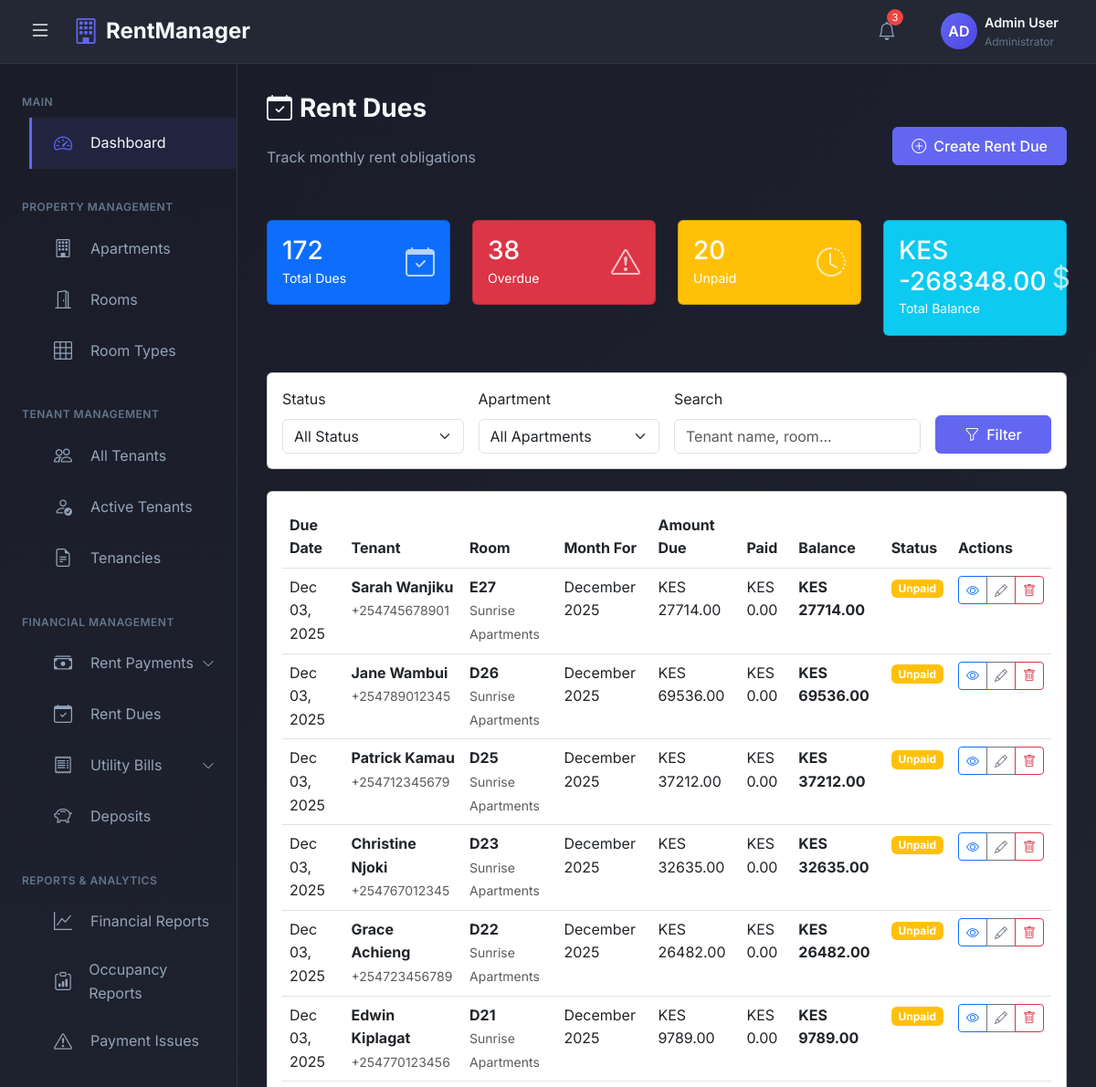
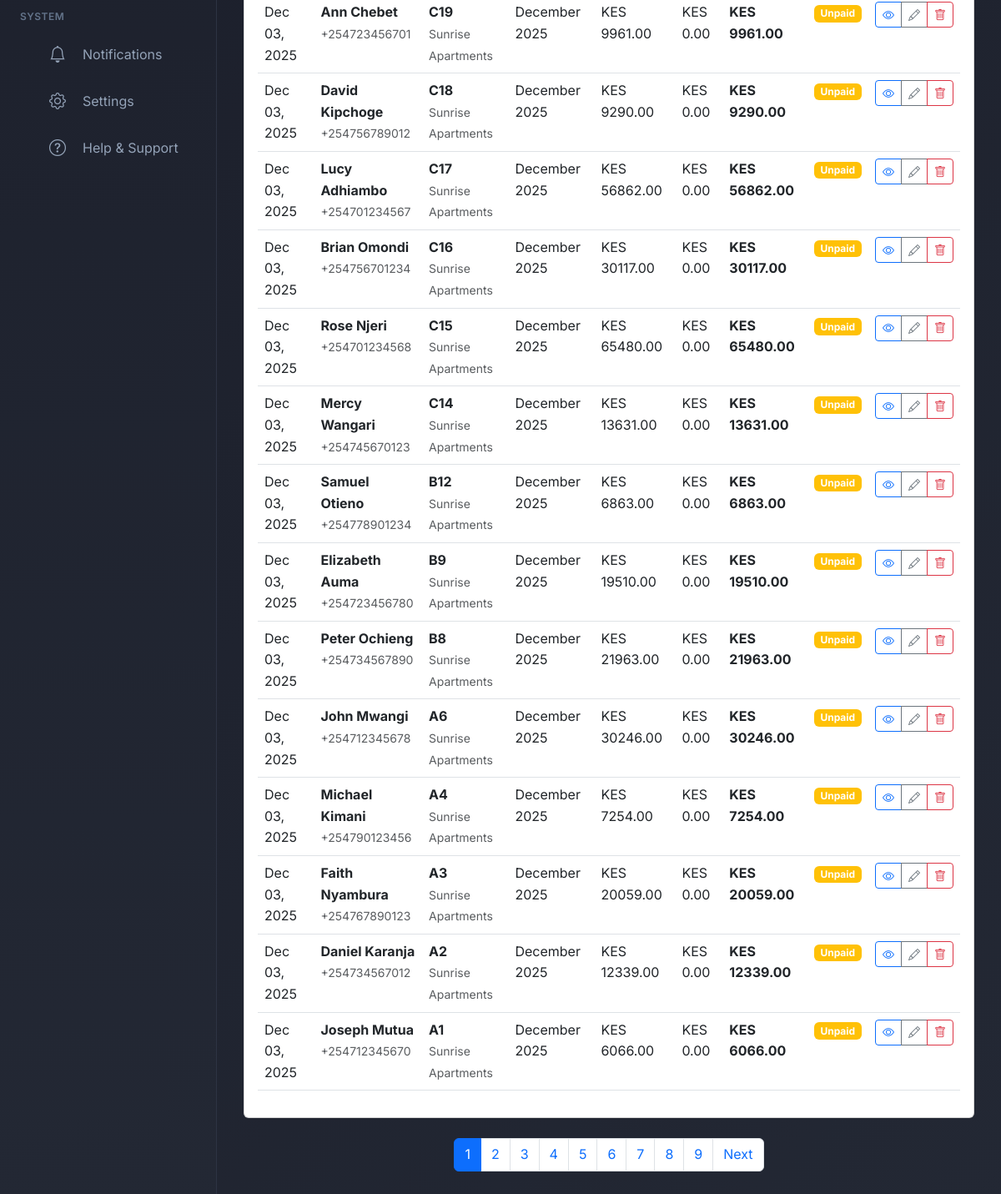
The page /payments/dues/ (signed in) on the database its author committed (2 pictures, top to bottom).
### rental_app/models.py (models this page shows, shortened)
class RentDue(models.Model):
    DUE_STATUS = (
        ('paid', 'Paid'),
        ('partially_paid', 'Partially Paid'),
        ('unpaid', 'Unpaid'),
        ('overdue', 'Overdue'),
    )
    tenancy = models.ForeignKey(Tenancy, on_delete=models.PROTECT, related_name='rent_dues')
    tenant = models.ForeignKey(User, on_delete=models.PROTECT, related_name='rent_dues')  # Denormalized for history
    due_date = models.DateField()  # Always 3rd of each month
    month_for = models.DateField()  # The month this rent is for
    amount_due = models.DecimalField(max_digits=10, decimal_places=2, validators=[MinValueValidator(0)])
    amount_paid = models.DecimalField(max_digits=10, decimal_places=2, default=0.00)
    balance = models.DecimalField(max_digits=10, decimal_places=2, default=0.00)
    status = models.CharField(max_length=20, choices=DUE_STATUS, default='unpaid')
    reported_to_office = models.BooleanField(default=False)
    report_date = models.DateTimeField(null=True, blank=True)
    report_notes = models.TextField(blank=True)
    is_deleted = models.BooleanField(default=False)
    deleted_at = models.DateTimeField(null=True, blank=True)
    created_at = models.DateTimeField(auto_now_add=True)
    updated_at = models.DateTimeField(auto_now=True)
    class Meta:
        unique_together = ('tenancy', 'month_for')
        ordering = ['-due_date']
        indexes = [
            models.Index(fields=['tenant', 'status']),
            models.Index(fields=['due_date', 'status']),
        ]

class User(AbstractUser):
    USER_TYPE_CHOICES = (
        ('admin', 'Admin'),
        ('tenant', 'Tenant'),
    )
    USER_STATUS = (
        ('active', 'Active'),
        ('inactive', 'Inactive'),
        ('archived', 'Archived'),  # For moved out tenants
    )
    user_type = models.CharField(max_length=10, choices=USER_TYPE_CHOICES)
    user_status = models.CharField(max_length=20, choices=USER_STATUS, default='active')
    phone_number = models.CharField(max_length=15, unique=True)
    national_id = models.CharField(max_length=20, unique=True, null=True, blank=True)
    profile_picture = models.ImageField(upload_to='profiles/', null=True, blank=True)
    is_deleted = models.BooleanField(default=False)
    deleted_at = models.DateTimeField(null=True, blank=True)
    created_at = models.DateTimeField(auto_now_add=True)
    updated_at = models.DateTimeField(auto_now=True)

class Tenancy(models.Model):
    TENANCY_STATUS = (
        ('active', 'Active'),
        ('terminated', 'Terminated'),
        ('suspended', 'Suspended'),
        ('switched', 'Switched Room'),  # When tenant moves to another room
    )
    TERMINATION_REASON = (
        ('vacated', 'Tenant Vacated'),
        ('evicted', 'Evicted'),
        ('room_switch', 'Switched to Another Room'),
        ('other', 'Other'),
    )
    tenant = models.ForeignKey(User, on_delete=models.PROTECT, related_name='tenancies', limit_choices_to={'user_type': 'tenant'})
    room = models.ForeignKey(Room, on_delete=models.PROTECT, related_name='tenancies')
    apartment = models.ForeignKey(Apartment, on_delete=models.PROTECT, related_name='tenancies')  # Denormalized for easy querying
    start_date = models.DateField()
    end_date = models.DateField(null=True, blank=True)
    deposit_paid = models.DecimalField(max_digits=10, decimal_places=2, default=0.00)
    deposit_refunded = models.BooleanField(default=False)
    deposit_refund_amount = models.DecimalField(max_digits=10, decimal_places=2, default=0.00, null=True, blank=True)
    deposit_deduction_reason = models.TextField(blank=True)  # Why deposit was partially refunded
    status = models.CharField(max_length=20, choices=TENANCY_STATUS, default='active')
    termination_reason = models.CharField(max_length=20, choices=TERMINATION_REASON, null=True, blank=True)
    move_in_condition = models.TextField(blank=True)
    move_out_condition = models.TextField(blank=True)
    switched_to_tenancy = models.ForeignKey('self', on_delete=models.SET_NULL, null=True, blank=True, related_name='previous_tenancy')
    switched_from_tenancy = models.ForeignKey('self', on_delete=models.SET_NULL, null=True, blank=True, related_name='next_tenancy')
    is_deleted = models.BooleanField(default=False)
    deleted_at = models.DateTimeField(null=True, blank=True)
    created_at = models.DateTimeField(auto_now_add=True)
    updated_at = models.DateTimeField(auto_now=True)
    class Meta:
        verbose_name_plural = 'Tenancies'
        ordering = ['-start_date']
        indexes = [
            models.Index(fields=['tenant', 'status']),
            models.Index(fields=['apartment', 'status']),
        ]

class Room(models.Model):
    ROOM_STATUS = (
        ('available', 'Available'),
        ('occupied', 'Occupied'),
        ('maintenance', 'Under Maintenance'),
    )
    apartment = models.ForeignKey(Apartment, on_delete=models.CASCADE, related_name='rooms')
    room_number = models.CharField(max_length=10)  # e.g., A1, B2, C3
    room_type = models.ForeignKey(RoomType, on_delete=models.PROTECT)
    floor_number = models.IntegerField(validators=[MinValueValidator(0)])
    has_balcony = models.BooleanField(default=False)
    has_shower = models.BooleanField(default=True)
    has_kitchen_unit = models.BooleanField(default=True)
    has_clothes_cabinet = models.BooleanField(default=True)
    monthly_rent = models.DecimalField(max_digits=10, decimal_places=2, validators=[MinValueValidator(0)])
    deposit_amount = models.DecimalField(max_digits=10, decimal_places=2, validators=[MinValueValidator(0)])
    status = models.CharField(max_length=20, choices=ROOM_STATUS, default='available')
    created_at = models.DateTimeField(auto_now_add=True)
    updated_at = models.DateTimeField(auto_now=True)
    class Meta:
        unique_together = ('apartment', 'room_number')
        ordering = ['floor_number', 'room_number']

class Apartment(models.Model):
    name = models.CharField(max_length=200)
    owner = models.ForeignKey(User, on_delete=models.CASCADE, related_name='apartments', limit_choices_to={'user_type': 'admin'})
    location = models.CharField(max_length=300)
    total_floors = models.IntegerField(validators=[MinValueValidator(1)])
    description = models.TextField(blank=True)
    water_rate_per_unit = models.DecimalField(max_digits=10, decimal_places=2, default=0.00)
    created_at = models.DateTimeField(auto_now_add=True)
    updated_at = models.DateTimeField(auto_now=True)

### rental_app/views.py (the view)
# urls.py: path('payments/dues/', views.rent_dues_list, name='rent_dues_list'),
@login_required
def rent_dues_list(request):
    if request.user.user_type != 'admin':
        messages.error(request, 'Access denied.')
        return redirect('dashboard')
    status_filter = request.GET.get('status', '')
    apartment_filter = request.GET.get('apartment', '')
    search_query = request.GET.get('search', '')
    dues = RentDue.objects.filter(is_deleted=False).select_related(
        'tenant', 'tenancy', 'tenancy__room', 'tenancy__apartment'
    )
    if status_filter:
        dues = dues.filter(status=status_filter)
    if apartment_filter:
        dues = dues.filter(tenancy__apartment_id=apartment_filter)
    if search_query:
        dues = dues.filter(
            Q(tenant__first_name__icontains=search_query) |
            Q(tenant__last_name__icontains=search_query) |
            Q(tenancy__room__room_number__icontains=search_query)
        )
    total_dues = dues.count()
    overdue_count = dues.filter(status='overdue').count()
    unpaid_count = dues.filter(status='unpaid').count()
    total_balance = dues.aggregate(total=Sum('balance'))['total'] or 0
    paginator = Paginator(dues.order_by('-due_date'), 20)
    page_number = request.GET.get('page')
    dues_page = paginator.get_page(page_number)
    apartments = Apartment.objects.filter(owner=request.user)
    context = {
        'dues': dues_page,
        'total_dues': total_dues,
        'overdue_count': overdue_count,
        'unpaid_count': unpaid_count,
        'total_balance': total_balance,
        'apartments': apartments,
        'status_filter': status_filter,
        'apartment_filter': apartment_filter,
        'search_query': search_query,
    }
    return render(request, 'payments/rent_dues_list.html', context)

### templates/payments/rent_dues_list.html (shortened to what this page needs)
{% extends 'admin_base.html' %}
{% block content %}
<div class="page-header d-flex justify-content-between align-items-center mb-4">
    <div>
        <h1 class="page-title">
            <i class="bi bi-calendar-check me-2"></i>Rent Dues
        </h1>
        <p class="page-subtitle">Track monthly rent obligations</p>
    </div>
    <a href="{% url 'rent_due_create' %}" class="btn btn-primary">
        <i class="bi bi-plus-circle me-2"></i>Create Rent Due
    </a>
</div>
<div class="row mb-4">
    <div class="col-md-3 mb-3">
        <div class="card bg-primary text-white">
            <div class="card-body">
                <div class="d-flex justify-content-between align-items-center">
                    <div>
                        <h3 class="mb-0">{{ total_dues }}</h3>
                        <small>Total Dues</small>
                    </div>
                    <i class="bi bi-calendar-check" style="font-size: 2rem; opacity: 0.7;"></i>
                </div>
            </div>
        </div>
    </div>
    <div class="col-md-3 mb-3">
        <div class="card bg-danger text-white">
            <div class="card-body">
                <div class="d-flex justify-content-between align-items-center">
                    <div>
                        <h3 class="mb-0">{{ overdue_count }}</h3>
                        <small>Overdue</small>
                    </div>
                    <i class="bi bi-exclamation-triangle" style="font-size: 2rem; opacity: 0.7;"></i>
                </div>
            </div>
        </div>
    </div>
    <div class="col-md-3 mb-3">
        <div class="card bg-warning text-white">
            <div class="card-body">
                <div class="d-flex justify-content-between align-items-center">
                    <div>
                        <h3 class="mb-0">{{ unpaid_count }}</h3>
                        <small>Unpaid</small>
                    </div>
                    <i class="bi bi-clock-history" style="font-size: 2rem; opacity: 0.7;"></i>
                </div>
            </div>
        </div>
    </div>
    <div class="col-md-3 mb-3">
        <div class="card bg-info text-white">
            <div class="card-body">
                <div class="d-flex justify-content-between align-items-center">
                    <div>
                        <h3 class="mb-0">KES {{ total_balance|floatformat:2 }}</h3>
                        <small>Total Balance</small>
                    </div>
                    <i class="bi bi-currency-dollar" style="font-size: 2rem; opacity: 0.7;"></i>
                </div>
            </div>
        </div>
    </div>
</div>
<div class="card mb-4">
    <div class="card-body">
        <form method="get" class="row g-3">
            <div class="col-md-3">
                <label class="form-label">Status</label>
                <select name="status" class="form-select">
                    <option value="">All Status</option>
                </select>
            </div>
            <div class="col-md-3">
                <label class="form-label">Apartment</label>
                <select name="apartment" class="form-select">
                    <option value="">All Apartments</option>
                </select>
            </div>
            <div class="col-md-4">
                <label class="form-label">Search</label>
                <input type="text" name="search" class="form-control"
                       placeholder="Tenant name, room..." value="{{ search_query }}">
            </div>
            <div class="col-md-2 d-flex align-items-end">
                <button type="submit" class="btn btn-primary w-100">
                    <i class="bi bi-funnel me-2"></i>Filter
                </button>
            </div>
        </form>
    </div>
</div>
<div class="card">
    <div class="card-body">
        <div class="table-responsive">
            <table class="table table-hover">
                <thead>
                    <tr>
                        <th>Due Date</th>
                        <th>Tenant</th>
                        <th>Room</th>
                        <th>Month For</th>
                        <th>Amount Due</th>
                        <th>Paid</th>
                        <th>Balance</th>
                        <th>Status</th>
                        <th>Actions</th>
                    </tr>
                </thead>
                <tbody>
                    {% for due in dues %}
                    <tr>
                        <td>{{ due.due_date|date:"M d, Y" }}</td>
                        <td>
                            <strong>{{ due.tenant.get_full_name }}</strong>
                            <br><small class="text-muted">{{ due.tenant.phone_number }}</small>
                        </td>
                        <td>
                            <strong>{{ due.tenancy.room.room_number }}</strong>
                            <br><small class="text-muted">{{ due.tenancy.apartment.name }}</small>
                        </td>
                        <td>{{ due.month_for|date:"F Y" }}</td>
                        <td>KES {{ due.amount_due|floatformat:2 }}</td>
                        <td>KES {{ due.amount_paid|floatformat:2 }}</td>
                        <td><strong>KES {{ due.balance|floatformat:2 }}</strong></td>
                        <td>
                            {% if due.status == 'paid' %}
                            <span class="badge bg-success">Paid</span>
                            {% elif due.status == 'partially_paid' %}
                            <span class="badge bg-info">Partially Paid</span>
                            {% elif due.status == 'unpaid' %}
                            <span class="badge bg-warning">Unpaid</span>
                            {% else %}
                            <span class="badge bg-danger">Overdue</span>
                            {% endif %}
                        </td>
                        <td>
                            <div class="btn-group btn-group-sm">
                                <a href="{% url 'rent_due_detail' due.pk %}"
                                   class="btn btn-outline-primary" title="View">
                                    <i class="bi bi-eye"></i>
                                </a>
                                <a href="{% url 'rent_due_edit' due.pk %}"
                                   class="btn btn-outline-secondary" title="Edit">
                                    <i class="bi bi-pencil"></i>
                                </a>
                                <button type="button" class="btn btn-outline-danger" title="Delete"
                                        onclick="deleteDue({{ due.pk }}, '{{ due.tenant.get_full_name }}')">
                                    <i class="bi bi-trash"></i>
                                </button>
                            </div>
                        </td>
                    </tr>
                    {% endfor %}
                </tbody>
            </table>
        </div>
    </div>
</div>
{% if dues.has_other_pages %}
<nav aria-label="Page navigation" class="mt-4">
    <ul class="pagination justify-content-center">
        {% for num in dues.paginator.page_range %}
        <li class="page-item {% if dues.number == num %}active{% endif %}">
            <a class="page-link" href="?page={{ num }}">{{ num }}</a>
        </li>
        {% endfor %}
        {% if dues.has_next %}
        <li class="page-item">
            <a class="page-link" href="?page={{ dues.next_page_number }}">Next</a>
        </li>
        {% endif %}
    </ul>
</nav>
{% endif %}
{% endblock %}

### rows shown on the page
RentDue: due_date "Dec 03, 2025", tenant.get_full_name "Sarah Wanjiku", tenant.phone_number "+254745678901", tenancy.room.room_number "E27", tenancy.apartment.name "Sunrise Apartments", month_for "December 2025", amount_due "27714.00", amount_paid "0.00", balance "27714.00", status "Unpaid"
RentDue: due_date "Dec 03, 2025", tenant.get_full_name "Jane Wambui", tenant.phone_number "+254789012345", tenancy.room.room_number "D26", tenancy.apartment.name "Sunrise Apartments", month_for "December 2025", amount_due "69536.00", amount_paid "0.00", balance "69536.00", status "Unpaid"
RentDue: due_date "Dec 03, 2025", tenant.get_full_name "Patrick Kamau", tenant.phone_number "+254712345679", tenancy.room.room_number "D25", tenancy.apartment.name "Sunrise Apartments", month_for "December 2025", amount_due "37212.00", amount_paid "0.00", balance "37212.00", status "Unpaid"
RentDue: due_date "Dec 03, 2025", tenant.get_full_name "Christine Njoki", tenant.phone_number "+254767012345", tenancy.room.room_number "D23", tenancy.apartment.name "Sunrise Apartments", month_for "December 2025", amount_due "32635.00", amount_paid "0.00", balance "32635.00", status "Unpaid"
RentDue: due_date "Dec 03, 2025", tenant.get_full_name "Grace Achieng", tenant.phone_number "+254723456789", tenancy.room.room_number "D22", tenancy.apartment.name "Sunrise Apartments", month_for "December 2025", amount_due "26482.00", amount_paid "0.00", balance "26482.00", status "Unpaid"
RentDue: due_date "Dec 03, 2025", tenant.get_full_name "Edwin Kiplagat", tenant.phone_number "+254770123456", tenancy.room.room_number "D21", tenancy.apartment.name "Sunrise Apartments", month_for "December 2025", amount_due "9789.00", amount_paid "0.00", balance "9789.00", status "Unpaid"
RentDue: due_date "Dec 03, 2025", tenant.get_full_name "Ann Chebet", tenant.phone_number "+254723456701", tenancy.room.room_number "C19", tenancy.apartment.name "Sunrise Apartments", month_for "December 2025", amount_due "9961.00", amount_paid "0.00", balance "9961.00", status "Unpaid"
RentDue: due_date "Dec 03, 2025", tenant.get_full_name "David Kipchoge", tenant.phone_number "+254756789012", tenancy.room.room_number "C18", tenancy.apartment.name "Sunrise Apartments", month_for "December 2025", amount_due "9290.00", amount_paid "0.00", balance "9290.00", status "Unpaid"
RentDue: due_date "Dec 03, 2025", tenant.get_full_name "Lucy Adhiambo", tenant.phone_number "+254701234567", tenancy.room.room_number "C17", tenancy.apartment.name "Sunrise Apartments", month_for "December 2025", amount_due "56862.00", amount_paid "0.00", balance "56862.00", status "Unpaid"
RentDue: due_date "Dec 03, 2025", tenant.get_full_name "Brian Omondi", tenant.phone_number "+254756701234", tenancy.room.room_number "C16", tenancy.apartment.name "Sunrise Apartments", month_for "December 2025", amount_due "30117.00", amount_paid "0.00", balance "30117.00", status "Unpaid"
RentDue: due_date "Dec 03, 2025", tenant.get_full_name "Rose Njeri", tenant.phone_number "+254701234568", tenancy.room.room_number "C15", tenancy.apartment.name "Sunrise Apartments", month_for "December 2025", amount_due "65480.00", amount_paid "0.00", balance "65480.00", status "Unpaid"
RentDue: due_date "Dec 03, 2025", tenant.get_full_name "Mercy Wangari", tenant.phone_number "+254745670123", tenancy.room.room_number "C14", tenancy.apartment.name "Sunrise Apartments", month_for "December 2025", amount_due "13631.00", amount_paid "0.00", balance "13631.00", status "Unpaid"
RentDue: due_date "Dec 03, 2025", tenant.get_full_name "Samuel Otieno", tenant.phone_number "+254778901234", tenancy.room.room_number "B12", tenancy.apartment.name "Sunrise Apartments", month_for "December 2025", amount_due "6863.00", amount_paid "0.00", balance "6863.00", status "Unpaid"
RentDue: due_date "Dec 03, 2025", tenant.get_full_name "Elizabeth Auma", tenant.phone_number "+254723456780", tenancy.room.room_number "B9", tenancy.apartment.name "Sunrise Apartments", month_for "December 2025", amount_due "19510.00", amount_paid "0.00", balance "19510.00", status "Unpaid"
RentDue: due_date "Dec 03, 2025", tenant.get_full_name "Peter Ochieng", tenant.phone_number "+254734567890", tenancy.room.room_number "B8", tenancy.apartment.name "Sunrise Apartments", month_for "December 2025", amount_due "21963.00", amount_paid "0.00", balance "21963.00", status "Unpaid"
RentDue: due_date "Dec 03, 2025", tenant.get_full_name "John Mwangi", tenant.phone_number "+254712345678", tenancy.room.room_number "A6", tenancy.apartment.name "Sunrise Apartments", month_for "December 2025", amount_due "30246.00", amount_paid "0.00", balance "30246.00", status "Unpaid"
RentDue: due_date "Dec 03, 2025", tenant.get_full_name "Michael Kimani", tenant.phone_number "+254790123456", tenancy.room.room_number "A4", tenancy.apartment.name "Sunrise Apartments", month_for "December 2025", amount_due "7254.00", amount_paid "0.00", balance "7254.00", status "Unpaid"
RentDue: due_date "Dec 03, 2025", tenant.get_full_name "Faith Nyambura", tenant.phone_number "+254767890123", tenancy.room.room_number "A3", tenancy.apartment.name "Sunrise Apartments", month_for "December 2025", amount_due "20059.00", amount_paid "0.00", balance "20059.00", status "Unpaid"
RentDue: due_date "Dec 03, 2025", tenant.get_full_name "Daniel Karanja", tenant.phone_number "+254734567012", tenancy.room.room_number "A2", tenancy.apartment.name "Sunrise Apartments", month_for "December 2025", amount_due "12339.00", amount_paid "0.00", balance "12339.00", status "Unpaid"
RentDue: due_date "Dec 03, 2025", tenant.get_full_name "Joseph Mutua", tenant.phone_number "+254712345670", tenancy.room.room_number "A1", tenancy.apartment.name "Sunrise Apartments", month_for "December 2025", amount_due "6066.00", amount_paid "0.00", balance "6066.00", status "Unpaid"

### other values the page prints
{{ total_dues }} "172"
{{ overdue_count }} "38"
{{ unpaid_count }} "20"
{{ total_balance|floatformat:2 }} "-268348.00"
{{ num }} "1" "2" "3" "4" "5" "6" "7" "8" "9"
